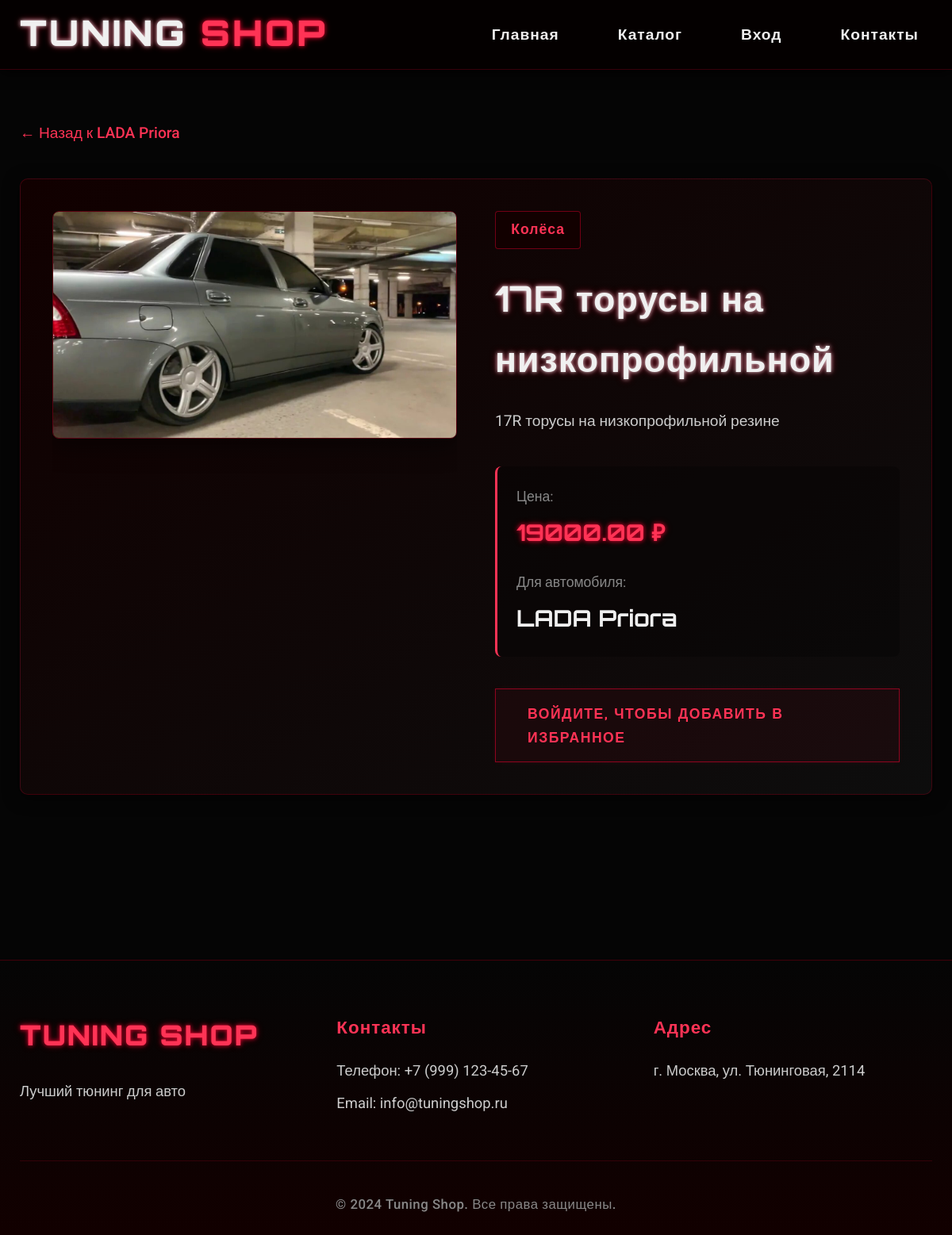
/part/11, run on an earlier commit of the app's database.
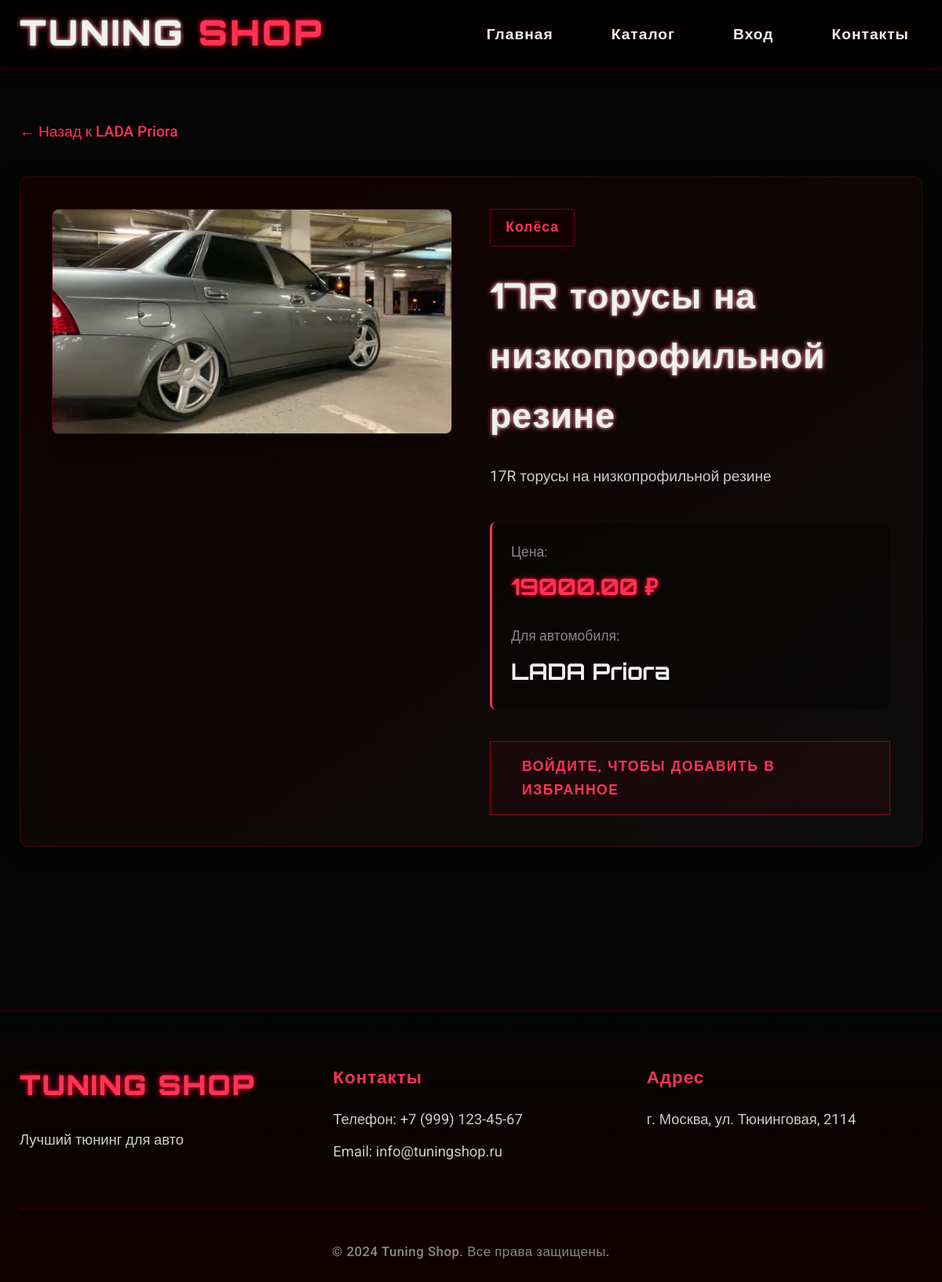
And on a later commit of the database.
### models.py (models this page shows, shortened)
class Car(db.Model):
    __tablename__ = "cars"
    id = db.Column(db.Integer, primary_key=True)
    name = db.Column(db.String(150), nullable=False, index=True)
    model = db.Column(db.String(100), nullable=False)
    description = db.Column(db.Text, default="", nullable=False)
    image = db.Column(db.String(255), nullable=True)
    year = db.Column(db.Integer, nullable=True)
    price = db.Column(
        db.Numeric(12, 2),
        default=Decimal("0.00"),
        nullable=False,
    )
    created_at = db.Column(
        db.DateTime,
        default=datetime.utcnow,
        nullable=False,
        index=True,
    )
    parts = db.relationship(
        "Part",
        back_populates="car",
        cascade="all, delete-orphan",
        passive_deletes=True,
    )

class Part(db.Model):
    __tablename__ = "parts"
    id = db.Column(db.Integer, primary_key=True)
    name = db.Column(db.String(150), nullable=False, index=True)
    description = db.Column(db.Text, default="", nullable=False)
    price = db.Column(
        db.Numeric(12, 2),
        default=Decimal("0.00"),
        nullable=False,
    )
    image = db.Column(db.String(255), nullable=True)
    category = db.Column(db.String(100), nullable=True)
    car_id = db.Column(
        db.Integer,
        db.ForeignKey("cars.id", ondelete="CASCADE"),
        nullable=False,
        index=True,
    )
    created_at = db.Column(
        db.DateTime,
        default=datetime.utcnow,
        nullable=False,
        index=True,
    )
    car = db.relationship("Car", back_populates="parts")
    favorites = db.relationship(
        "Favorite",
        back_populates="part",
        cascade="all, delete-orphan",
        passive_deletes=True,
    )

### app.py (the view)
@app.route("/part/<int:part_id>")
def part_detail(part_id):
    part = Part.query.get_or_404(part_id)
    return render_template("part_detail.html", part=part)

### app.py (called while the page is built)
def normalize_image_name(value):
    if not value:
        return None
    value = str(value).strip()
    if not value:
        return None
    parsed = urlparse(value)
    path = parsed.path if parsed.scheme or parsed.netloc else value
    path = path.replace("\\", "/").lstrip("/")
    for prefix in ("static/uploads/", "uploads/", "static/images/", "images/"):
        if path.startswith(prefix):
            path = path[len(prefix):]
            break
    filename = os.path.basename(path)
    if not filename or filename in {".", ".."}:
        return None
    return filename

@app.template_filter("image_url")
def image_url_filter(value):
    if value:
        value = str(value).strip()
    if not value:
        return url_for("dynamic_image", filename="no-image.png")
    if value.startswith(("http://", "https://", "data:")):
        return value
    if value.startswith("/"):
        return value
    filename = normalize_image_name(value)
    if not filename:
        return url_for("dynamic_image", filename="no-image.png")
    return url_for("dynamic_image", filename=filename)

### templates/part_detail.html (shortened to what this page needs)
{% extends "base.html" %}
{% block content %}
<section class="part-detail-section">
    <div class="container">
        <a href="{{ url_for('car_detail', car_id=part.car.id) }}" class="back-link">← Назад к {{ part.car.name }}</a>
        <div class="part-detail-header">
            <div class="part-detail-image">
                {% if part.image %}
                    <img src="{{ part.image|image_url }}" alt="{{ part.name }}" class="part-large-image">
                {% else %}
                    <div class="image-placeholder-large" style="background: linear-gradient(135deg, #0a0a0a 0%, #1a1a1a 100%);">
                        <span>{{ part.category[0] if part.category else '🔧' }}</span>
                    </div>
                {% endif %}
            </div>
            <div class="part-detail-info">
                <span class="part-category-large">{{ part.category or 'Без категории' }}</span>
                <h1 class="part-detail-title neon-text">{{ part.name }}</h1>
                <p class="part-detail-description">{{ part.description }}</p>
                <div class="part-detail-meta">
                    <div class="meta-item">
                        <span class="meta-label">Цена:</span>
                        <span class="meta-value neon-text-red">{{ part.price }} ₽</span>
                    </div>
                    <div class="meta-item">
                        <span class="meta-label">Для автомобиля:</span>
                        <span class="meta-value">{{ part.car.name }}</span>
                    </div>
                </div>
                {% if current_user.is_authenticated %}
                <form action="{{ url_for('add_favorite', part_id=part.id) }}" method="POST">
                    <button type="submit" class="btn-neon btn-full">♥ Добавить в избранное</button>
                </form>
                {% else %}
                <a href="{{ url_for('login') }}" class="btn-neon btn-full">Войдите, чтобы добавить в избранное</a>
                {% endif %}
            </div>
        </div>
    </div>
</section>
{% endblock %}

### templates/base.html (shortened to what this page needs)
<!DOCTYPE html>
<html lang="ru">
<head>
    <link rel="stylesheet" href="{{ url_for('static', filename='css/style.css') }}">
</head>
<body>
    <nav class="navbar">
    <div class="container">
        <div class="nav-brand">
            <a href="{{ url_for('index') }}">
                <span class="neon-text">TUNING</span>
                <span class="neon-text-red">SHOP</span>
            </a>
        </div>
        <ul class="nav-menu">
            <li><a href="{{ url_for('index') }}" class="{% if request.endpoint == 'index' %}active{% endif %}">Главная</a></li>
            <li><a href="{{ url_for('catalog') }}" class="{% if request.endpoint == 'catalog' %}active{% endif %}">Каталог</a></li>
            {% if current_user.is_authenticated %}
                <li><a href="{{ url_for('favorites') }}" class="{% if request.endpoint == 'favorites' %}active{% endif %}">Избранное</a></li>
                {% if current_user.is_admin %}
                    <li><a href="{{ url_for('admin_dashboard') }}" class="{% if request.endpoint and 'admin' in request.endpoint %}active{% endif %}">Админка</a></li>
                {% endif %}
                <li><a href="{{ url_for('logout') }}">Выход</a></li>
            {% else %}
                <li><a href="{{ url_for('login') }}" class="{% if request.endpoint == 'login' %}active{% endif %}">Вход</a></li>
            {% endif %}
            <li><a href="{{ url_for('contacts') }}" class="{% if request.endpoint == 'contacts' %}active{% endif %}">Контакты</a></li>
        </ul>
    </div>
</nav>
    <main class="main-content">
        {% block content %}{% endblock %}
    </main>
    <footer class="footer">
        <div class="container">
            <div class="footer-content">
                <div class="footer-section">
                    <h3 class="neon-text-red">TUNING SHOP</h3>
                    <p>Лучший тюнинг для авто</p>
                </div>
                <div class="footer-section">
                    <h4>Контакты</h4>
                    <p>Телефон: +7 (999) 123-45-67</p>
                    <p>Email: info@tuningshop.ru</p>
                </div>
                <div class="footer-section">
                    <h4>Адрес</h4>
                    <p>г. Москва, ул. Тюнинговая, 2114</p>
                </div>
            </div>
            <div class="footer-bottom">
                <p>&copy; 2024 Tuning Shop. Все права защищены.</p>
            </div>
        </div>
    </footer>
</body>
</html>

What changed in the data, as far as the page shows it:
changed Part "17R торусы на низкопрофильной резине": name "17R торусы на низкопрофильной" → "17R торусы на низкопрофильной резине"
